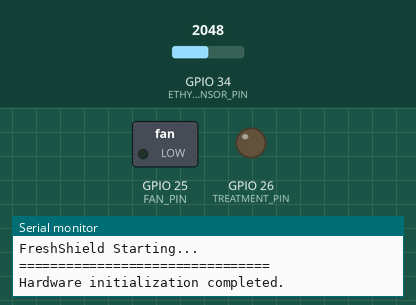
A sketch run on a simulated ESP32. Shown: switched loads named in the sketch (green lamp = pin HIGH), output pins drawn as LEDs (lit = HIGH), the last lines printed to the serial monitor. The inputs (shaded band) are chosen by the test bench; at power-on: GPIO 34 (ETHYLENE_SENSOR_PIN) = 2048.

Above: at 2.2 s.
2.3 s: GPIO 34 (ETHYLENE_SENSOR_PIN) set to 1029
9.4 s: GPIO 34 (ETHYLENE_SENSOR_PIN) set to 940
At 10.8 s:
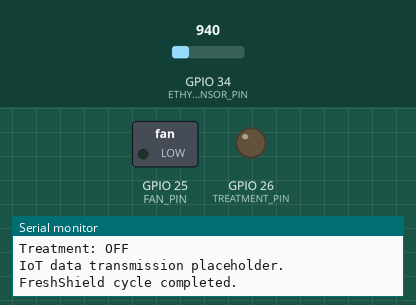
16.5 s: GPIO 34 (ETHYLENE_SENSOR_PIN) set to 1040
At 20.8 s:
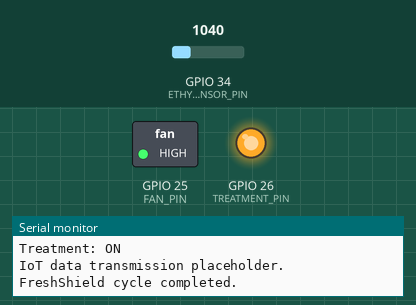
23.6 s: GPIO 34 (ETHYLENE_SENSOR_PIN) set to 960
At 25.8 s:
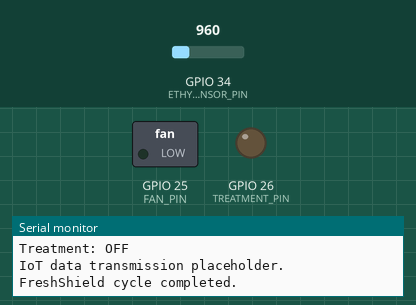
Timing chart, 0 to 27.3 s (numbered marks = the images above; inputs shaded):
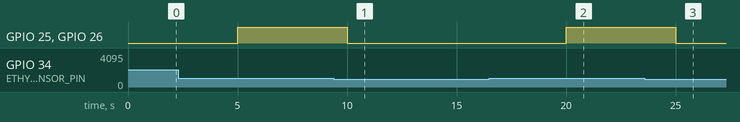

The sketch:

freshshield.ino
```cpp
/*
  ============================================================
  FreshShield
  Smart IoT-Based Storage-Air Management System
  ============================================================

  Controller:
  ESP32

  Main Functions:
  1. Read temperature and humidity
  2. Read ethylene sensor
  3. Process sensor data
  4. Control fan/treatment
  5. Display system status
  6. Support IoT communication

  IMPORTANT:
  Update GPIO pins, sensor model, calibration values,
  thresholds and IoT implementation according to the
  actual prototype.

  DO NOT publish real Wi-Fi passwords or API keys.
*/

#include <Arduino.h>
#include <Wire.h>

// Uncomment when the corresponding hardware is installed
// #include <Adafruit_SHT31.h>
// #include <Adafruit_GFX.h>
// #include <Adafruit_SSD1306.h>

// ============================================================
// PIN CONFIGURATION
// ============================================================

#define FAN_PIN 25
#define TREATMENT_PIN 26

// Example analog input.
// Update according to the actual ethylene sensor.
#define ETHYLENE_SENSOR_PIN 34

// ============================================================
// SYSTEM SETTINGS
// ============================================================

const unsigned long SENSOR_INTERVAL = 5000;

unsigned long previousMillis = 0;

// ============================================================
// SENSOR VARIABLES
// ============================================================

float temperatureC = 0.0;
float humidityRH = 0.0;
float ethyleneValue = 0.0;

// ============================================================
// SYSTEM STATUS
// ============================================================

bool fanStatus = false;
bool treatmentStatus = false;

// ============================================================
// SETUP
// ============================================================

void setup()
{
  Serial.begin(115200);

  delay(1000);

  Serial.println();
  Serial.println("================================");
  Serial.println("FreshShield Starting...");
  Serial.println("================================");

  // Fan
  pinMode(FAN_PIN, OUTPUT);
  digitalWrite(FAN_PIN, LOW);

  // Treatment control
  pinMode(TREATMENT_PIN, OUTPUT);
  digitalWrite(TREATMENT_PIN, LOW);

  // Ethylene sensor
  pinMode(ETHYLENE_SENSOR_PIN, INPUT);

  // I2C
  Wire.begin();

  Serial.println("Hardware initialization completed.");
}

// ============================================================
// READ ETHYLENE
// ============================================================

float readEthylene()
{
  /*
    Replace this section with the actual ethylene sensor
    library/code and calibration procedure.

    The value below is only an ADC example.
  */

  int rawValue = analogRead(ETHYLENE_SENSOR_PIN);

  float value = (float)rawValue;

  return value;
}

// ============================================================
// READ TEMPERATURE
// ============================================================

float readTemperature()
{
  /*
    Replace this with the actual SHT31/SHT3x library.

    Example placeholder value.
  */

  float value = 25.0;

  return value;
}

// ============================================================
// READ HUMIDITY
// ============================================================

float readHumidity()
{
  /*
    Replace this with the actual SHT31/SHT3x library.

    Example placeholder value.
  */

  float value = 60.0;

  return value;
}

// ============================================================
// SENSOR ACQUISITION
// ============================================================

void readSensors()
{
  ethyleneValue = readEthylene();

  temperatureC = readTemperature();

  humidityRH = readHumidity();

  Serial.println("--------------------------------");
  Serial.println("Sensor Readings");

  Serial.print("Ethylene: ");
  Serial.println(ethyleneValue);

  Serial.print("Temperature: ");
  Serial.print(temperatureC);
  Serial.println(" C");

  Serial.print("Humidity: ");
  Serial.print(humidityRH);
  Serial.println(" %");
}

// ============================================================
// CONTROL LOGIC
// ============================================================

void processControl()
{
  /*
    IMPORTANT:

    Do not use arbitrary thresholds in the final prototype.

    Replace this section with thresholds/logic validated
    through your team's testing.

    This example demonstrates the structure only.
  */

  bool treatmentRequired = false;

  // Example structure only.
  // Replace with validated logic.

  if (ethyleneValue > 1000)
  {
    treatmentRequired = true;
  }

  if (treatmentRequired)
  {
    fanStatus = true;
    treatmentStatus = true;
  }
  else
  {
    fanStatus = false;
    treatmentStatus = false;
  }
}

// ============================================================
// ACTUATOR CONTROL
// ============================================================

void controlActuators()
{
  digitalWrite(FAN_PIN, fanStatus ? HIGH : LOW);

  digitalWrite(TREATMENT_PIN,
               treatmentStatus ? HIGH : LOW);

  Serial.print("Fan: ");
  Serial.println(fanStatus ? "ON" : "OFF");

  Serial.print("Treatment: ");
  Serial.println(treatmentStatus ? "ON" : "OFF");
}

// ============================================================
// OLED DISPLAY
// ============================================================

void updateDisplay()
{
  /*
    Add the actual OLED library implementation here.

    Suggested display:

    FreshShield
    Ethylene: XXX
    Temp: XX.X C
    RH: XX %
    Fan: ON/OFF
    Treatment: ON/OFF
  */
}

// ============================================================
// IoT COMMUNICATION
// ============================================================

void sendIoTData()
{
  /*
    Add actual Wi-Fi and cloud/MQTT/HTTP implementation here.

    Recommended transmitted fields:

    - timestamp
    - ethylene
    - temperature
    - humidity
    - fan status
    - treatment status
  */

  Serial.println("IoT data transmission placeholder.");
}

// ============================================================
// MAIN LOOP
// ============================================================

void loop()
{
  unsigned long currentMillis = millis();

  if (currentMillis - previousMillis >= SENSOR_INTERVAL)
  {
    previousMillis = currentMillis;

    // 1. Sense
    readSensors();

    // 2. Analyse / Decide
    processControl();

    // 3. Actuate
    controlActuators();

    // 4. Monitor locally
    updateDisplay();

    // 5. Send IoT data
    sendIoTData();

    Serial.println("FreshShield cycle completed.");
  }
}
```

Measured:
- after the input at 9.4 s, GPIO 25 (FAN_PIN), GPIO 26 (TREATMENT_PIN): HIGH → LOW after 0.60 s
- after the input at 16.5 s, GPIO 25 (FAN_PIN), GPIO 26 (TREATMENT_PIN): LOW → HIGH after 3.5 s
- after the input at 23.6 s, GPIO 25 (FAN_PIN), GPIO 26 (TREATMENT_PIN): HIGH → LOW after 1.4 s
